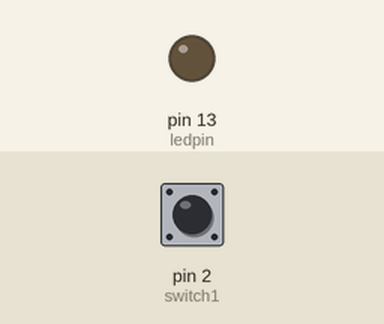
A sketch run on a simulated Arduino Uno, built with avr-gcc and run on an emulated ATmega328P. Shown: output pins drawn as LEDs (lit = HIGH). Dashed ring = blinking. The test bench sets the inputs (shaded band); at power-on: pin 2 (switch1) HIGH.

Above: at 1.2 s.
1.3 s: pin 2 (switch1) pulsed LOW 5 times (0.12 s each, 0.3 s apart)
At 1.75 s:
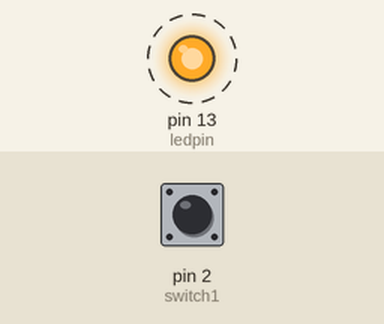
4.3 s: pin 2 (switch1) pulled LOW for 0.15 s
At 5.4 s:
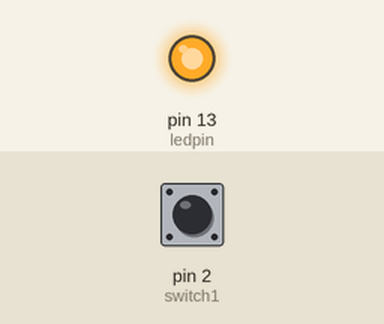
5.9 s: pin 2 (switch1) pulled LOW for 1 s
At 6.6 s:
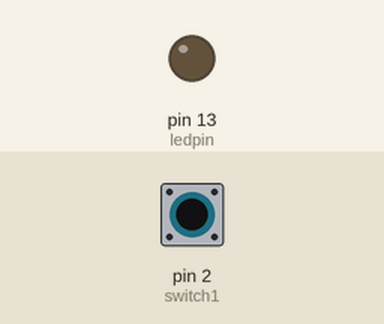
Timing chart, 0 to 8.9 s (numbered marks = the images above; inputs shaded):
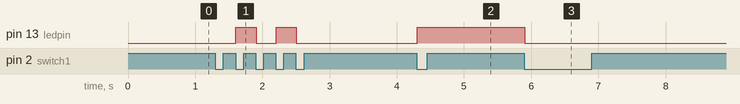

The sketch:

onOff.ino
```cpp
//global variables
int switch1 = 2;
int ledpin = 13;
boolean flag = true;

void setup() {
pinMode(ledpin, OUTPUT);
pinMode(switch1, INPUT_PULLUP);

}//end setup

void loop() {
if(digitalRead(switch1) == LOW){
  delay(5);
  flipflop();
}
}//end void loop

void flipflop(){
  flag = !flag;
  Serial.print("flag =  ");
  Serial.println(flag);

  if (flag == HIGH){
    digitalWrite(ledpin,HIGH);
  }
  if (flag == LOW){
    digitalWrite(ledpin,LOW);
  }
  while(digitalRead(switch1)==LOW);
  delay(50);
}//end of flipflop
```

Measured:
- after the input at 1.3 s, pin 13 (ledpin): alternates HIGH for 0.30 s and LOW for 0.30 s, 4 changes in all, then stays LOW, starting after 0.31 s
- after the input at 4.3 s, pin 13 (ledpin): LOW → HIGH at once
- after the input at 5.9 s, pin 13 (ledpin): HIGH → LOW at once
